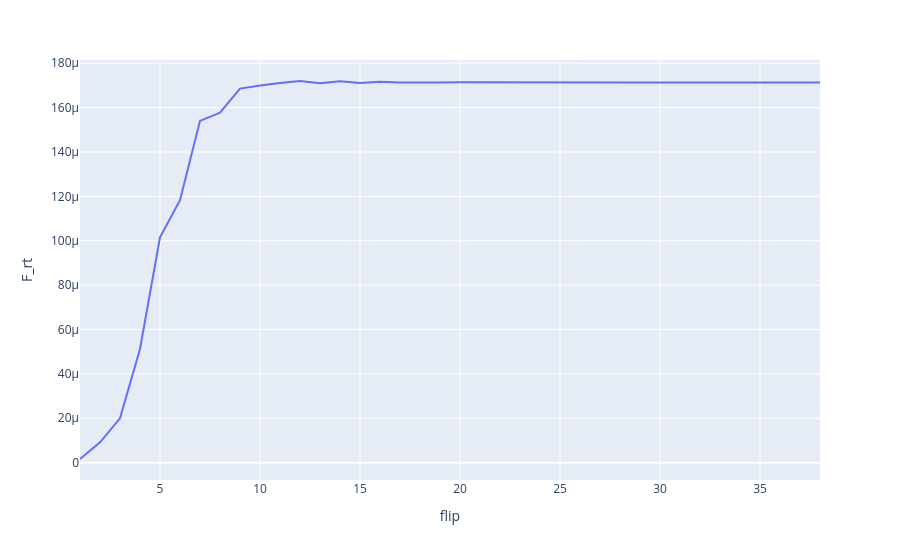

Notebook cell for this chart:
### Code cell
if hoda.extra_train_info:
    fig = px.line(df, x='flip', y='F_rt')
    fig.show()

### Figure 1 — Plotly figure (JSON) as saved in the notebook; plotly's stock layout.template omitted (floating-point values rounded to 4 significant figures)
{"data": [{"hovertemplate": "flip=%{x}<br>F_rt=%{y}<extra></extra>", "legendgroup": "", "line": {"color": "#636efa", "dash": "solid"}, "marker": {"symbol": "circle"}, "mode": "lines", "name": "", "orientation": "v", "showlegend": false, "type": "scatter", "x": [1, 2, 3, 4, 5, 6, 7, 8, 9, 10, 11, 12, 13, 14, 15, 16, 17, 18, 19, 20, 21, 22, 23, 24, 25, 26, 27, 28, 29, 30, 31, 32, 33, 34, 35, 36, 37, 38], "xaxis": "x", "y": [1.645e-06, 9.14e-06, 1.997e-05, 5.124e-05, 0.0001016, 0.0001183, 0.000154, 0.0001577, 0.0001686, 0.00017, 0.000171, 0.000172, 0.000171, 0.0001719, 0.0001711, 0.0001716, 0.0001713, 0.0001714, 0.0001713, 0.0001714, 0.0001713, 0.0001713, 0.0001713, 0.0001713, 0.0001713, 0.0001713, 0.0001713, 0.0001713, 0.0001713, 0.0001713, 0.0001713, 0.0001713, 0.0001713, 0.0001713, 0.0001713, 0.0001713, 0.0001713, 0.0001713], "yaxis": "y"}], "layout": {"legend": {"tracegroupgap": 0}, "margin": {"t": 60}, "xaxis": {"anchor": "y", "domain": [0, 1], "title": {"text": "flip"}}, "yaxis": {"anchor": "x", "domain": [0, 1], "title": {"text": "F_rt"}}}}
